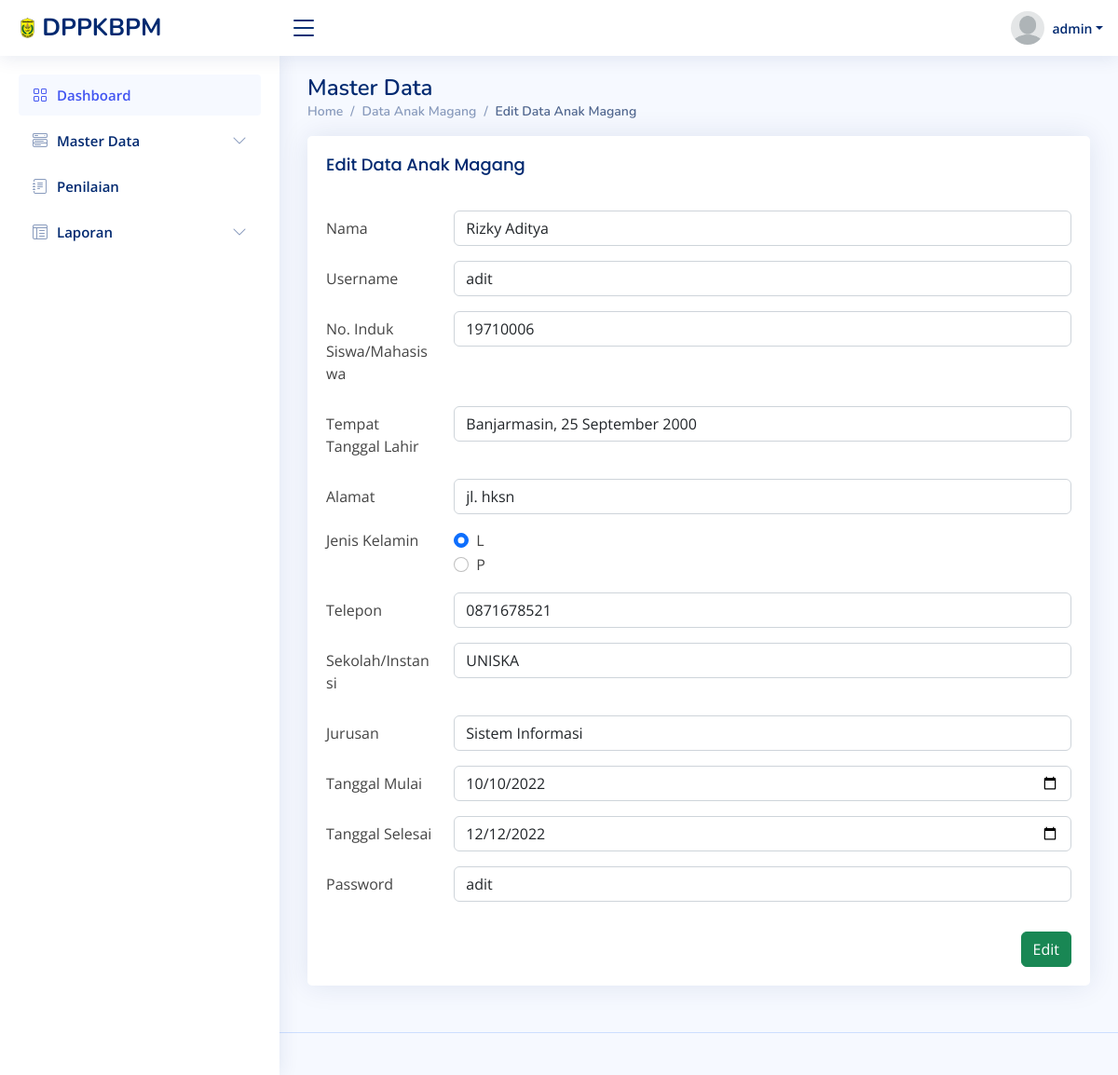
Page /magang/edit_magang.php?id=7 (signed in) on the committed database.
### tables this page shows
CREATE TABLE `tb_magang` (
  `id_magang` int(11) NOT NULL,
  `nama` varchar(255) NOT NULL,
  `username` varchar(30) NOT NULL,
  `induk` int(11) NOT NULL,
  `tgl_lahir` varchar(100) NOT NULL,
  `alamat` varchar(255) NOT NULL,
  `jk` enum('L','P') NOT NULL,
  `telepon` varchar(255) NOT NULL,
  `instansi` varchar(255) NOT NULL,
  `jurusan` varchar(255) NOT NULL,
  `tgl_masuk` date NOT NULL,
  `tgl_keluar` date NOT NULL,
  `password` varchar(30) NOT NULL,
  `status` enum('user','admin') NOT NULL
);

### magang/edit_magang.php (the view, shortened to what this page needs)
<?php
include '../utilities/sidebar.php';
$id = $_GET['id'];
if(isset($id)){
    include '../koneksi/koneksi.php';
    $query = mysqli_query($konek, "SELECT * FROM tb_magang WHERE id_magang = '$id'");
    $row = mysqli_fetch_array($query);
}
if ($_SESSION['status'] == 'user') {
   echo"<script>window.location.href = '../pages-error-404.html'</script>";
} else {
?>
<div class="pagetitle">
  <h1>Master Data</h1>
  <nav>
    <ol class="breadcrumb">
      <li class="breadcrumb-item"><a href="../utilities/dashboard.php">Home</a></li>
      <li class="breadcrumb-item"><a href="./data_magang.php">Data Anak Magang</a></li>
      <li class="breadcrumb-item active">Edit Data Anak Magang</li>
    </ol>
  </nav>
</div>
<section class="section">
          <div class="card">
            <div class="card-body">
              <h5 class="card-title">Edit Data Anak Magang</h5>
              <form action="submit_edit.php" method="POST">
                <div class="row mb-3">
                  <label for="nama" class="col-sm-2 col-form-label">Nama</label>
                  <div class="col-sm-10">
                    <input name="nama" type="text" class="form-control" value="<?= $row['nama'];?>">
                  </div>
                </div>
                <div class="row mb-3">
                  <label for="username" class="col-sm-2 col-form-label">Username</label>
                  <div class="col-sm-10">
                    <input name="username" type="text" class="form-control" value="<?= $row['username'];?>">
                  </div>
                </div>
                <div class="row mb-3">
                  <label for="induk" class="col-sm-2 col-form-label">No. Induk Siswa/Mahasiswa</label>
                  <div class="col-sm-10">
                    <input name="induk" type="text" class="form-control" value="<?= $row['induk'];?>">
                  </div>
                </div>
                <div class="row mb-3">
                  <label for="lahir" class="col-sm-2 col-form-label">Tempat Tanggal Lahir</label>
                  <div class="col-sm-10">
                    <input name="lahir" type="text" class="form-control" value="<?= $row['tgl_lahir'];?>">
                  </div>
                </div>
                <div class="row mb-3">
                  <label for="alamat" class="col-sm-2 col-form-label">Alamat</label>
                  <div class="col-sm-10">
                    <input name="alamat" type="text" class="form-control" value="<?= $row['alamat'];?>">
                  </div>
                </div>
                <fieldset class="row mb-3">
                  <legend class="col-form-label col-sm-2 pt-0">Jenis Kelamin</legend>
                  <div class="col-sm-10">
                    <div class="form-check">
                      <input name="jk" value="L" class="form-check-input" type="radio" name="jk" id="gridRadios1" value="L" checked>
                      <label class="form-check-label" for="gridRadios1">
                        L
                      </label>
                    </div>
                    <div class="form-check">
                      <input name="jk" value="P" class="form-check-input" type="radio" name="jk" id="gridRadios2" value="P">
                      <label class="form-check-label" for="gridRadios2">
                        P
                      </label>
                    </div>
                  </div>
                </fieldset>
                <div class="row mb-3">
                  <label for="telepon" class="col-sm-2 col-form-label">Telepon</label>
                  <div class="col-sm-10">
                    <input name="telepon" type="number" class="form-control" value="<?= $row['telepon'];?>">
                  </div>
                </div>
                <div class="row mb-3">
                  <label for="instansi" class="col-sm-2 col-form-label">Sekolah/Instansi</label>
                  <div class="col-sm-10">
                    <input name="instansi" type="text" class="form-control" value="<?= $row['instansi'];?>">
                  </div>
                </div>
                <div class="row mb-3">
                  <label for="jurusan" class="col-sm-2 col-form-label">Jurusan</label>
                  <div class="col-sm-10">
                    <input name="jurusan" type="text" class="form-control" value="<?= $row['jurusan'];?>">
                  </div>
                </div>
                <div class="row mb-3">
                  <label for="masuk" class="col-sm-2 col-form-label">Tanggal Mulai</label>
                  <div class="col-sm-10">
                    <input name="masuk" type="date" class="form-control" value="<?= $row['tgl_masuk'];?>">
                  </div>
                </div>
                <div class="row mb-3">
                  <label for="keluar" class="col-sm-2 col-form-label">Tanggal Selesai</label>
                  <div class="col-sm-10">
                    <input name="keluar" type="date" class="form-control" value="<?= $row['tgl_keluar'];?>">
                  </div>
                </div>
                <div class="row mb-3">
                  <label for="password" class="col-sm-2 col-form-label">Password</label>
                  <div class="col-sm-10">
                    <input name="password" type="text" class="form-control" value="<?= $row['password'];?>">
                  </div>
                </div>
                <div class="d-flex justify-content-end">
                    <button name="submit" value="submit" type="submit" class="btn btn-success">Edit</button>
                </div>
              </form>
            </div>
          </div>
    </section>
<?php } ?>
<?php
include '../utilities/footer.php';
?>

### assets/css/style.css (style rules this page uses)
:root { scroll-behavior: smooth; }
body { font-family: "Open Sans", sans-serif; background: #f6f9ff; color: #444444; }
a { color: #4154f1; text-decoration: none; }
h1, h2, h3, h4, h5, h6 { font-family: "Nunito", sans-serif; }
.pagetitle { margin-bottom: 10px; }
.pagetitle h1 { font-size: 24px; margin-bottom: 0; font-weight: 600; color: #012970; }
.card { margin-bottom: 30px; border: none; border-radius: 5px; box-shadow: 0px 0 30px rgba(1, 41, 112, 0.1); }
.card-title { padding: 20px 0 15px 0; font-size: 18px; font-weight: 500; color: #012970; font-family: "Poppins", sans-serif; }
.card-body { padding: 0 20px 20px 20px; }
.breadcrumb { font-size: 14px; font-family: "Nunito", sans-serif; color: #899bbd; font-weight: 600; }
.breadcrumb a { color: #899bbd; transition: 0.3s; }
.breadcrumb .breadcrumb-item::before { color: #899bbd; }
.breadcrumb .active { color: #51678f; font-weight: 600; }

### rows in the picture
tb_magang: nama "Rizky Aditya", username "adit", induk "19710006", lahir "Banjarmasin, 25 September 2000", alamat "jl. hksn", telepon "0871678521", instansi "UNISKA", jurusan "Sistem Informasi", masuk "10/10/2022", keluar "12/12/2022", password "adit"

### other values in the picture
$_SESSION['username'] "admin"
